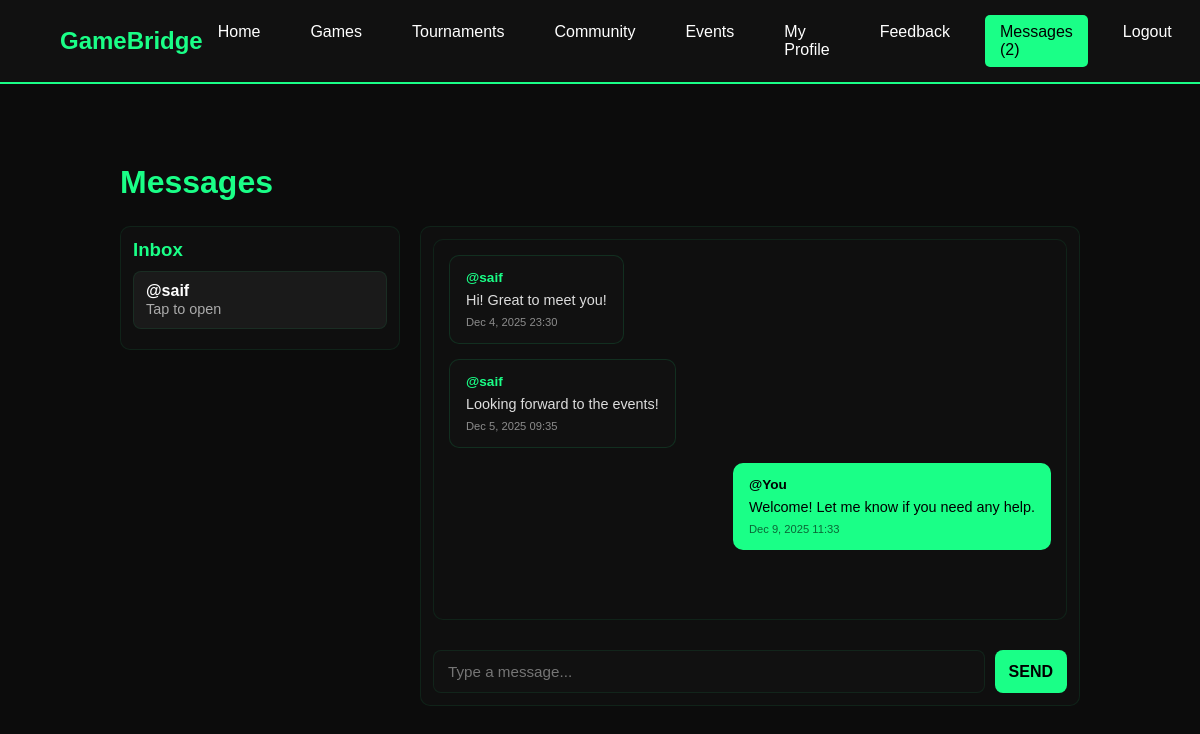
Screenshot of /final/User_managment/View/FrontOffice/chat.php (signed in) with the database file from the repository.
### tables this page shows
CREATE TABLE `messages` (
  `id` int(11) NOT NULL,
  `sender_id` int(11) NOT NULL,
  `receiver_id` int(11) NOT NULL,
  `message` text NOT NULL,
  `is_read` tinyint(1) DEFAULT 0,
  `created_at` datetime DEFAULT current_timestamp(),
  `edited_at` datetime DEFAULT NULL
);

CREATE TABLE `users` (
  `id` int(11) NOT NULL,
  `username` varchar(40) NOT NULL,
  `password` varchar(255) NOT NULL,
  `user_role` varchar(40) NOT NULL,
  `email` varchar(40) NOT NULL,
  `reset_token` varchar(255) DEFAULT NULL,
  `reset_expires` datetime DEFAULT NULL,
  `is_banned` tinyint(1) NOT NULL DEFAULT 0,
  `birth_date` varchar(80) DEFAULT NULL,
  `address` varchar(255) DEFAULT NULL,
  `gender` varchar(40) DEFAULT NULL
);

### final/User_managment/Controller/CommunityController.php (called while the page is built, shortened)
<?php
require_once __DIR__ . '/../Model/Message.php';
class CommunityController
{
    private PDO $db;
    private Message $messageModel;
    public function __construct(PDO $db)
    {
        $this->db = $db;
        $this->messageModel = new Message();
    }
    public function getConversation(int $user1_id, int $user2_id): array
    {
        return $this->messageModel->getConversation($this->db, $user1_id, $user2_id);
    }
    public function getInbox(int $user_id): array
    {
        return $this->messageModel->getInbox($this->db, $user_id);
    }
    public function getUnreadCount(int $user_id): int
    {
        return $this->messageModel->getUnreadCount($this->db, $user_id);
    }
}

### final/User_managment/Model/Message.php (called while the page is built, shortened)
<?php
class Message
{
    public function getConversation(PDO $db, int $user1_id, int $user2_id): array
    {
        $sql = "SELECT m.*, su.username AS sender_name, ru.username AS receiver_name
                FROM messages m
                LEFT JOIN users su ON su.id = m.sender_id
                LEFT JOIN users ru ON ru.id = m.receiver_id
                WHERE (m.sender_id = :u1 AND m.receiver_id = :u2)
                   OR (m.sender_id = :u2 AND m.receiver_id = :u1)
                ORDER BY m.created_at ASC";
        $stmt = $db->prepare($sql);
        $stmt->execute([
            ':u1' => $user1_id,
            ':u2' => $user2_id,
        ]);
        return $stmt->fetchAll() ?: [];
    }
    public function getInbox(PDO $db, int $user_id): array
    {
        $sql = "SELECT * FROM (
                    SELECT m.*, u.username AS other_username
                    FROM messages m
                    JOIN users u ON u.id = CASE
                        WHEN m.sender_id = :uid THEN m.receiver_id
                        ELSE m.sender_id
                    END
                    WHERE m.sender_id = :uid OR m.receiver_id = :uid
                    ORDER BY m.created_at DESC
                ) sub
                GROUP BY GREATEST(sender_id, receiver_id), LEAST(sender_id, receiver_id)
                ORDER BY created_at DESC";
        $stmt = $db->prepare($sql);
        $stmt->execute([':uid' => $user_id]);
        return $stmt->fetchAll() ?: [];
    }
    public function getUnreadCount(PDO $db, int $user_id): int
    {
        $sql = "SELECT COUNT(*) AS cnt FROM messages WHERE receiver_id = :uid AND is_read = 0";
        $stmt = $db->prepare($sql);
        $stmt->execute([':uid' => $user_id]);
        $row = $stmt->fetch();
        return (int) ($row['cnt'] ?? 0);
    }
}

### final/User_managment/View/FrontOffice/chat.php (the view, shortened to what this page needs)
<?php
$userId = $_SESSION['user_id'] ?? $_SESSION['id'] ?? null;
require_once __DIR__ . '/../../config/db.php';
require_once __DIR__ . '/../../Controller/CommunityController.php';
$controller = new CommunityController($pdo);
$inbox = $controller->getInbox((int) $userId);
$selectedUserId = isset($_GET['user']) ? (int) $_GET['user'] : null;
if ($selectedUserId === null && !empty($inbox)) {
    $first = $inbox[0];
    $selectedUserId = ($first['sender_id'] == $userId) ? (int) $first['receiver_id'] : (int) $first['sender_id'];
}
$conversation = $selectedUserId ? $controller->getConversation((int) $userId, $selectedUserId) : [];
$unreadCount = $controller->getUnreadCount((int) $userId);
?>
<!DOCTYPE html>
<html lang="en">
<head>
  <link rel="stylesheet" href="../../public/css/stylecommunity.css">
</head>
<body>
<header>
  <div class="logo-container">
    <h1>GameBridge</h1>
  </div>
  <nav>
    <a href="index.php">Home</a>
    <a href="games.php">Games</a>
    <a href="tournaments.php">Tournaments</a>
    <a href="community.php">Community</a>
    <a href="event.php">Events</a>
    <a href="profile.php">My Profile</a>
    <a href="feedback.php">Feedback</a>
    <a class="active" href="chat.php">Messages<?php echo $unreadCount ? ' (' . (int) $unreadCount . ')' : ''; ?></a>
    <a href="logout.php">Logout</a>
  </nav>
</header>
<section>
  <h2>Messages</h2>
  <div style="display:grid; grid-template-columns: 280px 1fr; gap:20px; align-items:flex-start;">
    <div style="background:#0f0f0f; border:1px solid #1aff8715; border-radius:10px; padding:12px; max-height:70vh; overflow-y:auto;">
      <h3 style="color:var(--accent); margin-bottom:10px;">Inbox</h3>
      <?php if (empty($inbox)): ?>
        <p style="color:#aaa;">No conversations yet.</p>
      <?php else: ?>
        <?php foreach ($inbox as $row): ?>
          <?php
            $otherId = ($row['sender_id'] == $userId) ? (int)$row['receiver_id'] : (int)$row['sender_id'];
            $otherName = $row['other_username'] ?? 'User ' . $otherId;
          ?>
          <a href="chat.php?user=<?php echo $otherId; ?>" style="display:block; padding:10px 12px; margin-bottom:8px; background:<?php echo ($selectedUserId === $otherId) ? '#1a1a1a' : '#111'; ?>; border:1px solid #1aff8715; border-radius:8px; color:#fff; text-decoration:none;">
            <strong>@<?php echo htmlspecialchars($otherName); ?></strong><br>
            <span style="color:#aaa; font-size:0.9rem;">Tap to open</span>
          </a>
        <?php endforeach; ?>
      <?php endif; ?>
    </div>
    <div style="background:#0f0f0f; border:1px solid #1aff8715; border-radius:10px; padding:12px; min-height:60vh; display:flex; flex-direction:column;">
      <div class="messages-container" id="messagesBox" style="flex:1;">
        <?php if (empty($conversation)): ?>
          <p style="color:#aaa;">Select a conversation to start chatting.</p>
        <?php else: ?>
          <?php foreach ($conversation as $msg): ?>
            <div class="message <?php echo ((int)$msg['sender_id'] === (int)$userId) ? 'user' : 'other'; ?>" data-message-id="<?php echo (int) $msg['id']; ?>">
              <div class="message-author">@<?php echo htmlspecialchars(((int)$msg['sender_id'] === (int)$userId) ? 'You' : ($msg['sender_name'] ?? 'User')); ?></div>
              <div class="message-text"><?php echo nl2br(htmlspecialchars($msg['message'])); ?></div>
              <div class="message-time"><?php echo date('M j, Y H:i', strtotime($msg['created_at'])); ?></div>
            </div>
          <?php endforeach; ?>
        <?php endif; ?>
      </div>
      <?php if ($selectedUserId): ?>
        <form id="sendMessageForm" style="margin-top:10px; display:flex; gap:10px;">
          <input type="text" name="message" placeholder="Type a message..." maxlength="1000" style="flex:1; padding:12px 14px; border-radius:8px; border:1px solid #1aff8715; background:#111; color:#fff;">
          <button type="submit" class="btn" style="padding:12px 14px;">Send</button>
        </form>
      <?php endif; ?>
    </div>
  </div>
</section>
</body>
</html>

### final/User_managment/public/css/stylecommunity.css (style rules this page uses)
:root { --bg: #0c0c0c; --bg-card: #1a1a1a; --text: #ffffff; --accent: #1aff87; --border: #1aff8720; }
* { margin: 0; padding: 0; box-sizing: border-box; }
body { background: var(--bg); color: var(--text); font-family: 'Poppins', sans-serif; min-height: 100vh; }
header { background: #111; padding: 15px 5%; display: flex; justify-content: space-between; align-items: center; border-bottom: 2px solid var(--accent); position: sticky; top: 0; z-index: 1000; }
.logo-container { display: flex; align-items: center; gap: 15px; }
.logo-container h1 { color: var(--accent); font-family: 'Orbitron', sans-serif; font-size: 1.5rem; }
nav { display: flex; gap: 20px; }
nav a { color: var(--text); text-decoration: none; padding: 8px 15px; border-radius: 5px; transition: 0.3s; }
nav a:hover, nav a.active { background: var(--accent); color: #000; }
section { padding: 80px 10%; min-height: 100vh; }
h2 { font-family: 'Orbitron', sans-serif; color: var(--accent); margin-bottom: 25px; font-size: 2rem; }
.btn { display: inline-block; background: var(--accent); color: #000; font-weight: 600; text-transform: uppercase; border: none; border-radius: 8px; padding: 12px 30px; cursor: pointer; transition: 0.3s; text-decoration: none; font-size: 1rem; }
input[type="text"], input[type="number"], input[type="url"], select { width: 100%; background: #111; color: #fff; border: 1px solid #1aff8715; border-radius: 8px; padding: 12px 15px; font-size: 0.95rem; font-family: 'Poppins', sans-serif; transition: 0.3s; }
.messages-container { max-height: 450px; overflow-y: auto; background: #0f0f0f; border: 1px solid #1aff8715; border-radius: 10px; padding: 15px; display: flex; flex-direction: column; gap: 15px; margin-bottom: 20px; }
.message { background: #111; border-radius: 10px; padding: 12px 16px; max-width: 75%; line-height: 1.4; font-size: 0.9rem; position: relative; animation: slideIn 0.3s ease; }
.message.user { align-self: flex-end; background: var(--accent); color: #000; font-weight: 500; }
.message.other { align-self: flex-start; border: 1px solid var(--border); color: #ddd; }
.message-author { font-weight: 600; margin-bottom: 3px; font-size: 0.85rem; }
.message.user .message-author { color: #000; }
.message.other .message-author { color: var(--accent); }
.message-text { word-wrap: break-word; }
.message-time { font-size: 0.7rem; opacity: 0.6; margin-top: 5px; }

### rows the page displays
messages: otherName "saif", sender.username "saif", message "Hi! Great to meet you!", created_at "Dec 4, 2025 23:30"
messages: sender.username "saif", message "Looking forward to the events!", created_at "Dec 5, 2025 09:35"
messages: sender "You", message "Welcome! Let me know if you need any help.", created_at "Dec 9, 2025 11:33"

### other values shown
$unreadCount "2"
